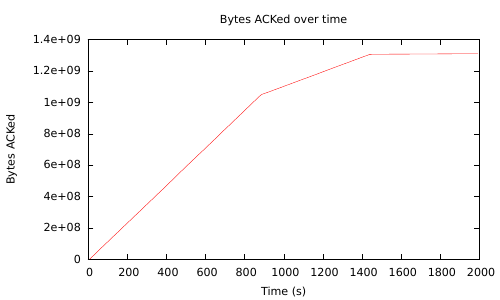

Write the gnuplot code that produced this figure.
set terminal latex
set output "ack_plot.tex"
set title "Bytes ACKed over time"
set xlabel "Time (s)"
set ylabel "Bytes ACKed"
plot "ack_plot.dat" title ""
set output
set terminal pop
